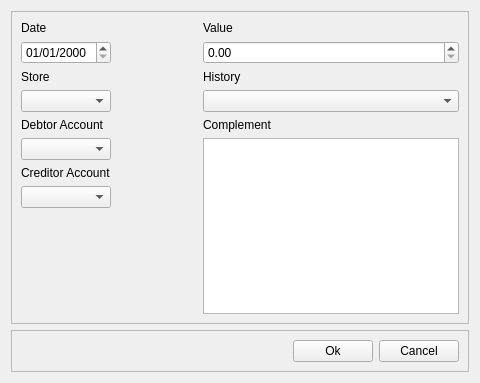
<?xml version="1.0" encoding="UTF-8"?>
<ui version="4.0">
 <class>AddEntryView</class>
 <widget class="QWidget" name="AddEntryView">
  <property name="geometry">
   <rect>
    <x>0</x>
    <y>0</y>
    <width>480</width>
    <height>383</height>
   </rect>
  </property>
  <property name="minimumSize">
   <size>
    <width>480</width>
    <height>300</height>
   </size>
  </property>
  <property name="windowTitle">
   <string>Add new Entry</string>
  </property>
  <layout class="QVBoxLayout" name="verticalLayout_2">
   <item>
    <widget class="QFrame" name="frame">
     <property name="frameShape">
      <enum>QFrame::StyledPanel</enum>
     </property>
     <property name="frameShadow">
      <enum>QFrame::Raised</enum>
     </property>
     <layout class="QGridLayout" name="gridLayout">
      <item row="0" column="0">
       <widget class="QLabel" name="label">
        <property name="text">
         <string>Date</string>
        </property>
       </widget>
      </item>
      <item row="1" column="0">
       <widget class="QDateEdit" name="dateDateEdit">
        <property name="displayFormat">
         <string>dd/MM/yyyy</string>
        </property>
       </widget>
      </item>
      <item row="2" column="0">
       <widget class="QLabel" name="label_2">
        <property name="text">
         <string>Store</string>
        </property>
       </widget>
      </item>
      <item row="3" column="0">
       <widget class="QComboBox" name="storeComboBox"/>
      </item>
      <item row="4" column="0">
       <widget class="QLabel" name="label_3">
        <property name="text">
         <string>Debtor Account</string>
        </property>
       </widget>
      </item>
      <item row="1" column="2">
       <widget class="QDoubleSpinBox" name="valueDoubleSpinBox"/>
      </item>
      <item row="0" column="2">
       <widget class="QLabel" name="label_5">
        <property name="text">
         <string>Value</string>
        </property>
       </widget>
      </item>
      <item row="2" column="2">
       <widget class="QLabel" name="label_6">
        <property name="text">
         <string>History</string>
        </property>
       </widget>
      </item>
      <item row="3" column="2">
       <widget class="QComboBox" name="historyComboBox"/>
      </item>
      <item row="4" column="2">
       <widget class="QLabel" name="label_7">
        <property name="text">
         <string>Complement</string>
        </property>
       </widget>
      </item>
      <item row="3" column="1">
       <spacer name="horizontalSpacer_2">
        <property name="orientation">
         <enum>Qt::Horizontal</enum>
        </property>
        <property name="sizeHint" stdset="0">
         <size>
          <width>40</width>
          <height>20</height>
         </size>
        </property>
       </spacer>
      </item>
      <item row="5" column="0">
       <widget class="QComboBox" name="debtorAccountComboBox"/>
      </item>
      <item row="6" column="0">
       <widget class="QLabel" name="label_4">
        <property name="text">
         <string>Creditor Account</string>
        </property>
       </widget>
      </item>
      <item row="5" column="2" rowspan="4">
       <widget class="QPlainTextEdit" name="complementPlainTextEdit"/>
      </item>
      <item row="7" column="0">
       <widget class="QComboBox" name="creditorAccountComboBox"/>
      </item>
      <item row="8" column="0">
       <spacer name="verticalSpacer">
        <property name="orientation">
         <enum>Qt::Vertical</enum>
        </property>
        <property name="sizeHint" stdset="0">
         <size>
          <width>20</width>
          <height>40</height>
         </size>
        </property>
       </spacer>
      </item>
     </layout>
    </widget>
   </item>
   <item>
    <widget class="QFrame" name="frame_2">
     <property name="frameShape">
      <enum>QFrame::StyledPanel</enum>
     </property>
     <property name="frameShadow">
      <enum>QFrame::Raised</enum>
     </property>
     <layout class="QHBoxLayout" name="horizontalLayout">
      <item>
       <spacer name="horizontalSpacer">
        <property name="orientation">
         <enum>Qt::Horizontal</enum>
        </property>
        <property name="sizeHint" stdset="0">
         <size>
          <width>74</width>
          <height>20</height>
         </size>
        </property>
       </spacer>
      </item>
      <item>
       <widget class="QPushButton" name="okPushButton">
        <property name="text">
         <string>Ok</string>
        </property>
       </widget>
      </item>
      <item>
       <widget class="QPushButton" name="cancelPushButton">
        <property name="text">
         <string>Cancel</string>
        </property>
       </widget>
      </item>
     </layout>
    </widget>
   </item>
  </layout>
 </widget>
 <resources/>
 <connections/>
</ui>
